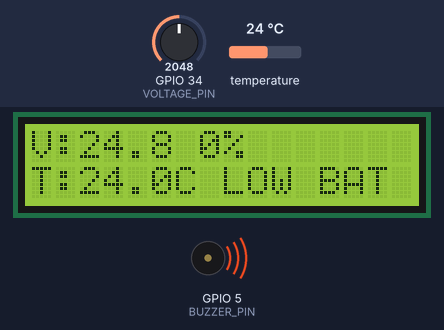
A sketch run on a simulated ESP32. On the bench: 16×2 character LCD, buzzer (waves = sounding, pin HIGH). The test bench sets the inputs (shaded band); at power-on: GPIO 34 (VOLTAGE_PIN) = 2048, temperature 24 °C. What the sketch prints to the serial monitor is not drawn.

Above: at 3.3 s.
3.4 s: GPIO 34 (VOLTAGE_PIN) set to 3606
At 6.8 s:
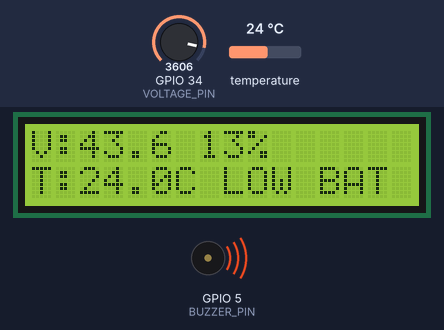
7.1 s: GPIO 34 (VOLTAGE_PIN) set to 3678
At 8.8 s:
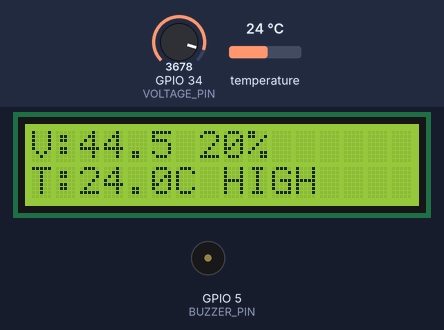
10.7 s: temperature set to 12 °C
At 11.8 s:
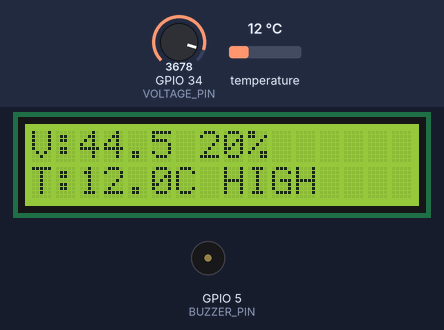
14.3 s: temperature set to 19 °C
At 18.0 s:
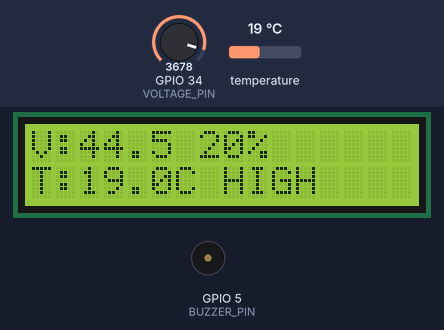
18.3 s: temperature set to 28 °C
At 21.0 s:
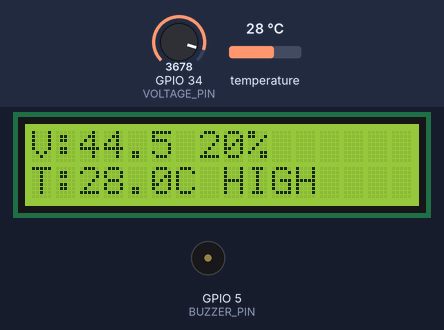
21.9 s: GPIO 34 (VOLTAGE_PIN) set to 3603
At 26.1 s:
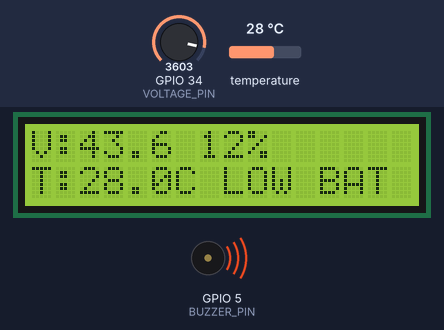
Timing chart, 0 to 27.6 s (numbered marks = the images above; inputs shaded):
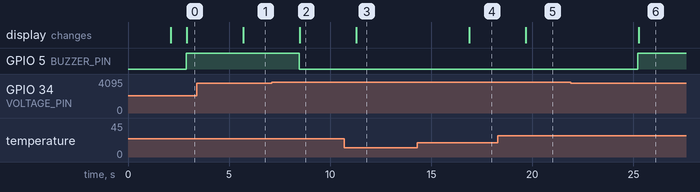

The sketch:

ev_monitoring_system.ino
```cpp
#include <WiFi.h>
#include <OneWire.h>
#include <DallasTemperature.h>
#include <LiquidCrystal_I2C.h>

// -------- Pin Definitions --------
#define VOLTAGE_PIN 34
#define TEMP_PIN 4
#define BUZZER_PIN 5

// -------- Objects --------
OneWire oneWire(TEMP_PIN);
DallasTemperature sensors(&oneWire);

// 16 columns, 2 rows
LiquidCrystal_I2C lcd(0x27, 16, 2);

// -------- Battery Limits (48V Battery Example) --------
float minVolt = 42.0;
float maxVolt = 54.6;

void setup() {

  Serial.begin(115200);
  sensors.begin();
  pinMode(BUZZER_PIN, OUTPUT);

  lcd.init();
  lcd.backlight();

  // Welcome Screen
  lcd.setCursor(0, 0);
  lcd.print("EV Monitoring");
  lcd.setCursor(0, 1);
  lcd.print("System Starting");
  delay(2000);
  lcd.clear();
}

void loop() {

  // -------- Voltage Reading --------
  int rawValue = analogRead(VOLTAGE_PIN);
  float voltage = rawValue * (3.3 / 4095.0) * 15;

  // Battery %
  float percentage = ((voltage - minVolt) / (maxVolt - minVolt)) * 100;
  if (percentage > 100) percentage = 100;
  if (percentage < 0) percentage = 0;

  // -------- Temperature Reading --------
  sensors.requestTemperatures();
  float temperature = sensors.getTempCByIndex(0);

  // -------- Alert Conditions --------
  bool alert = false;
  String status = "HIGH";

  if (voltage < 44.0) {
    status = "LOW BAT";
    alert = true;
  }

  if (voltage > 54.6) {
    status = "OVR VOLT";
    alert = true;
  }

  if (temperature > 50.0) {
    status = "OVERHEAT";
    alert = true;
  }

  digitalWrite(BUZZER_PIN, alert ? HIGH : LOW);

  // -------- Serial Monitor --------
  Serial.println("------ EV Data ------");
  Serial.print("Voltage: ");
  Serial.print(voltage);
  Serial.println(" V");

  Serial.print("Battery: ");
  Serial.print(percentage);
  Serial.println(" %");

  Serial.print("Temp: ");
  Serial.print(temperature);
  Serial.println(" C");

  Serial.print("Status: ");
  Serial.println(status);
  Serial.println("---------------------\n");

  // -------- LCD DISPLAY --------
  lcd.clear();

  // First Row
  lcd.setCursor(0, 0);
  lcd.print("V:");
  lcd.print(voltage, 1);
  lcd.print(" ");
  lcd.print(percentage, 0);
  lcd.print("%");

  // Second Row
  lcd.setCursor(0, 1);
  lcd.print("T:");
  lcd.print(temperature, 1);
  lcd.print("C ");
  lcd.print(status);

  delay(2000);
}
```

Measured:
- the behaviour switches between 3639 and 3640 on GPIO 34 (VOLTAGE_PIN) (found by bisection; images 1 and 2)
- after the input at 3.4 s, the display: changes after 2.3 s (image 1)
- after the input at 7.1 s, GPIO 5 (BUZZER_PIN): HIGH → LOW after 1.4 s; the display: changes after 1.4 s (image 2)
- after the input at 10.7 s, the display: changes after 0.59 s (image 3)
- after the input at 14.3 s, the display: changes after 2.6 s (image 4)
- after the input at 18.3 s, the display: changes after 1.4 s (image 5)
- after the input at 21.9 s, GPIO 5 (BUZZER_PIN): LOW → HIGH after 3.3 s; the display: changes after 3.4 s (image 6)
